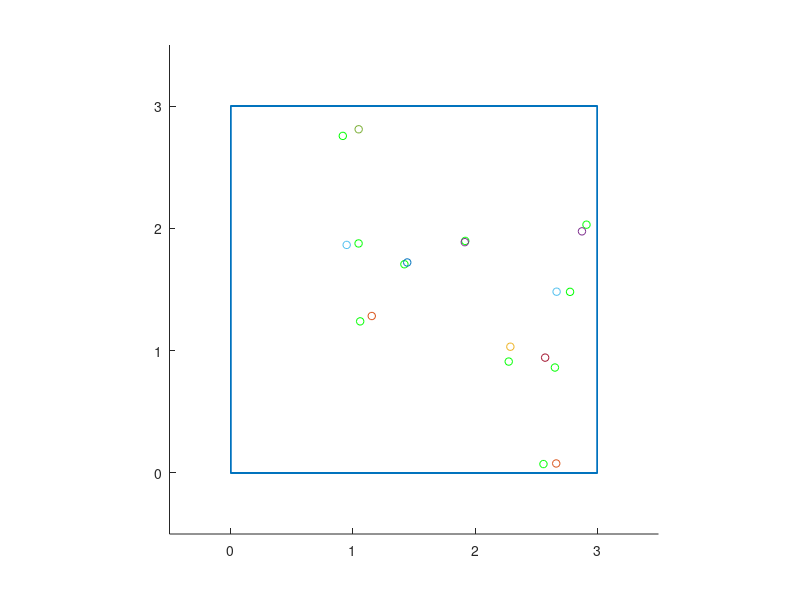

Reproduce this figure in MATLAB.
% 05.12.2011
% Amanda Prorok
%
% In:
% ttdoa     :     Nx3 matrix of measured tdoa
% sig       :     vector, std. dev of tdoa error per base-station
% X,Y,Z     :     coordinates per base-station
%%

function [pos_opt]=f_ML_pos_estimate(ttdoa,sig,X,Y,Z)


if(~nargin)
    % Create random positions
    np = 10;
    rpos = rand(np,2) .* 3;
    rpos(:,3) = 0.12;
    
    % Base station positions
    X = [  3.57   3.61    0.10    0.065 ];
    Y = [ -0.196  3.7     3.704  -0.196 ];
    Z = [  2.474  2.469   2.485   2.495 ];
    
    % Nominal TOA
    ds = zeros(np,4);
    for i=1:4
        ds(:,i) = sqrt( (rpos(:,1)-X(i)).^2 + (rpos(:,2)-Y(i)).^2 + (rpos(:,3)-Z(i)).^2 );
    end
    
    % Nominal and noisy TDOA
    tdoa = zeros(np,3);
    ttdoa = tdoa;
    sig = [0.1 0.1 0.1];
    for i=1:3
        tdoa(:,i) = ds(:,i+1) - ds(:,1);
        % add noise
        ttdoa(:,i) = tdoa(:,i) + randn(np,1).*sig(i).*tdoa(:,i);
        
    end
    % Test no noise
    %ttdoa = tdoa;
end

np = size(ttdoa,1);
rh = 0.12; % robot-height
pos0 = [1.5 1.5 rh]; % default: center of arena
lb = [-3 -3];
ub = [6 6];

% Optimization options
options = optimset('Algorithm', 'active-set', 'Display','off','TolFun',1e-9,'TolCon',1e-9,...  % 'Display' ,'iter'
    'TolX',1e-9,'MaxFunEvals',3000);

% Optimize for all positions
for i=1:np
    f = @(pos)f_pos_error(pos,ttdoa(i,:),sig,X,Y,Z,rh);
    %fprintf('ttdoa(i,:): %f  %f  %f\n',ttdoa(i,1),ttdoa(i,2),ttdoa(i,3));
    pos_opt(i,:) = fmincon(f,pos0,[],[],[],[],lb,ub,[],options);
    %pos_opt(i,:) = fminunc(f,pos0,options);
end


% Plot
if(~nargin)
    figure, hold on
    for i=1:np
        scatter(rpos(i,1),rpos(i,2),30,'g');
        scatter(pos_opt(i,1),pos_opt(i,2),30,'mx');
        
        drawnow;
        axis equal
        line([0 3 3 0 0],[0 0 3 3 0]);
        axis([-0.5 3.5 -0.5 3.5]);
    end
    
end

end


% Maximum likelihood optimization
function [err]=f_pos_error(pos,ttdoa,sig,X,Y,Z,rh)

err = 0;
for i=1:3
    
    fi = sqrt((pos(1)-X(i+1)).^2 + (pos(2)-Y(i+1)).^2 + (rh-Z(i+1)).^2) - sqrt((pos(1)-X(1)).^2 + (pos(2)-Y(1)).^2 + (rh-Z(1)).^2);
    err = err +  ((ttdoa(i) - fi).^2 / sig(i)^2);
    
end



end



